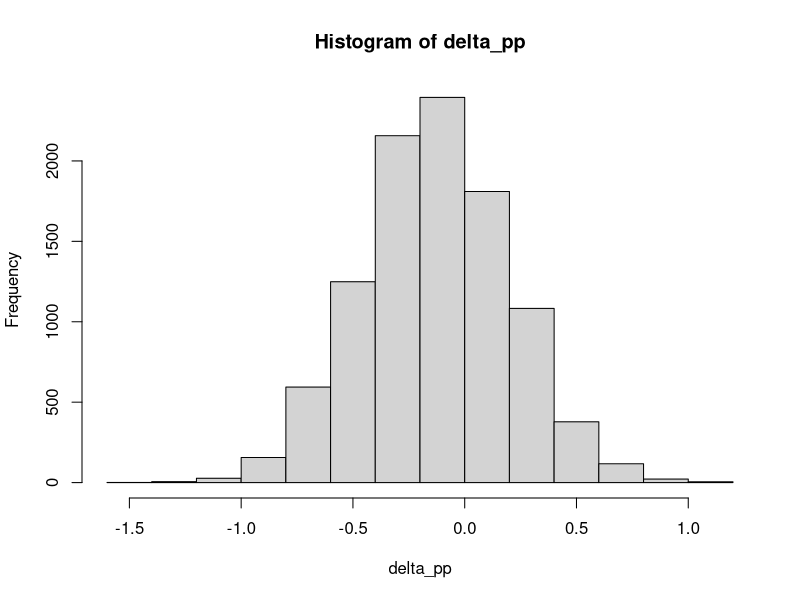

Recreate this plot in R.
## ---- chunk 1
library(tidyverse)
df <- read.csv("data/main.csv")
## ---- chunk 2
day_4 <- df %>% 
  drop_na(day_4) 

lon <- day_4 %>% 
  filter(class == "LON") %>% 
  pull(day_4)

cal <- day_4 %>% 
  filter(class == "CAL") %>% 
  pull(day_4)

f1 <- day_4 %>% 
  filter(class == "F1") %>% 
  pull(day_4)

f2 <- day_4 %>% 
  filter(class == "F2") %>% 
  pull(day_4)

mid_p <- (mean(lon)+mean(cal))/2

lon <- lon/mid_p
cal <- cal/mid_p
f1 <- f1/mid_p
f2 <- f2/mid_p

library(gtools)

bayes_boot <- function(x){
  weights_mat <- gtools::rdirichlet(n = 1e4, alpha = rep(1, length(x)))
  mu <- apply(weights_mat, 1, function(z) sum(z*x))
  sigma <- apply(weights_mat, 1, function(z) sqrt(sum(z*(x - mean(x))^2)))
  return(data.frame(mu = mu, sd = sigma))
}

lon_boot <- bayes_boot(lon)
cal_boot <- bayes_boot(cal)
f1_boot <- bayes_boot(f1)
f2_boot <- bayes_boot(f2)

delta_pp <- c()
for(i in 1:1e4){
  lon <- mean(rnorm(length(lon), lon_boot$mu[i], lon_boot$sd[i]))
  cal <- mean(rnorm(length(cal), cal_boot$mu[i], cal_boot$sd[i]))
  f1 <- mean(rnorm(length(f1), f1_boot$mu[i], f1_boot$sd[i]))
  f2 <- mean(rnorm(length(f2), f2_boot$mu[i], f2_boot$sd[i]))
  
  delta_pp[i] <- f2 - (.25*(lon + cal) + .5*f1)
}
hist(delta_pp)
